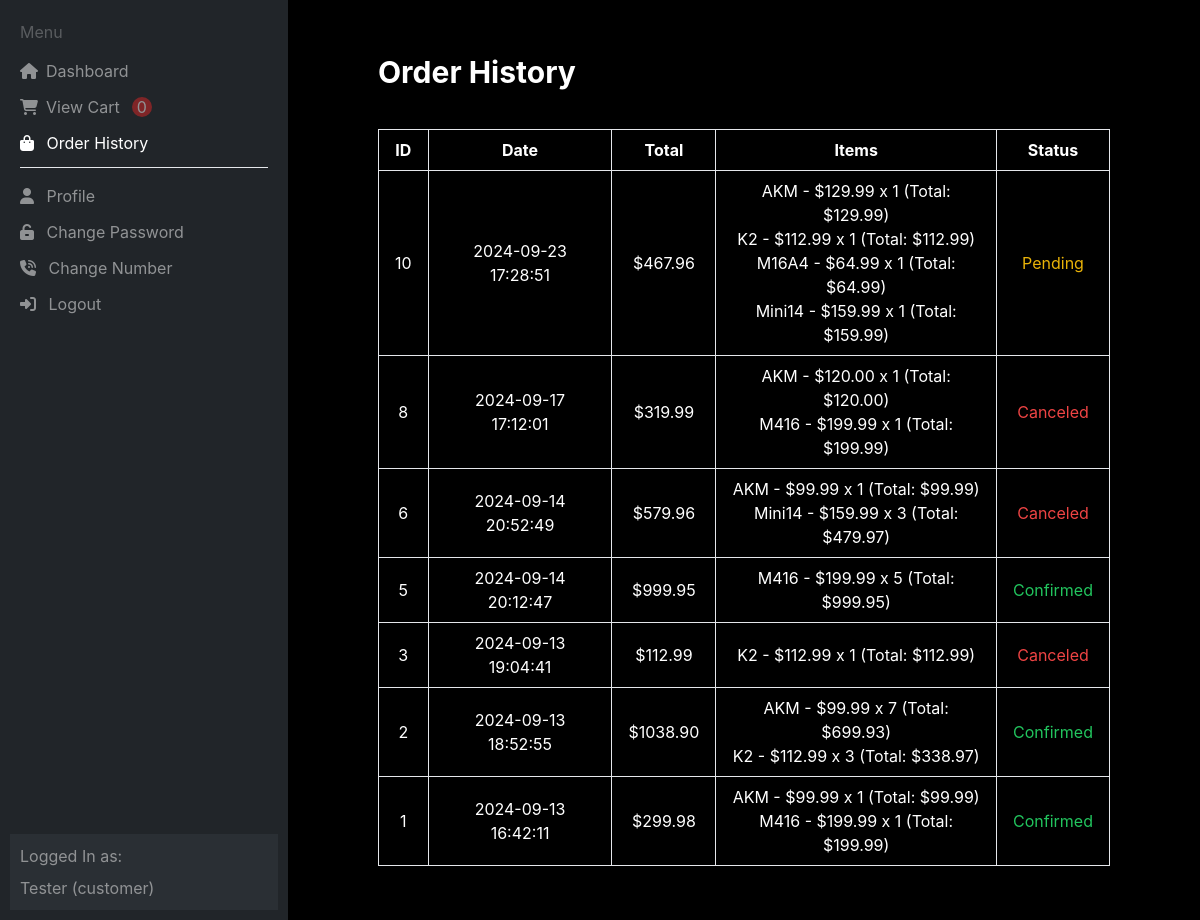
/order_history.php (signed in), run on the app's committed database.
### tables this page shows
CREATE TABLE `users` (
  `id` int(11) NOT NULL,
  `username` varchar(50) NOT NULL,
  `email` varchar(100) NOT NULL,
  `password` varchar(255) NOT NULL,
  `contact` varchar(50) NOT NULL,
  `gender` enum('male','female') NOT NULL,
  `birth_date` date NOT NULL,
  `role` varchar(50) NOT NULL DEFAULT 'customer',
  `created_at` timestamp NOT NULL DEFAULT current_timestamp()
);

CREATE TABLE `orders` (
  `id` int(11) NOT NULL,
  `email` varchar(255) NOT NULL,
  `order_date` timestamp NOT NULL DEFAULT current_timestamp(),
  `total` decimal(10,2) NOT NULL,
  `items` text NOT NULL,
  `status` varchar(50) NOT NULL DEFAULT 'pending'
);

### order_history.php (the view, shortened to what this page needs)
<?php
include 'connect.php';
$email = $_SESSION['email'];
$sql = $conn->prepare("SELECT username, role FROM users WHERE email = ?");
$sql->bind_param("s", $email);
$sql->execute();
$result = $sql->get_result();
$user = $result->fetch_assoc();
$username = htmlspecialchars($user['username']);
$role = htmlspecialchars($user['role']);
$sql = $conn->prepare("SELECT * FROM orders WHERE email = ? ORDER BY order_date DESC");
$sql->bind_param("s", $email);
$sql->execute();
$result = $sql->get_result();
?>
<!DOCTYPE html>
<html lang="en">
<head>
    <?php
    include './templates/head.php';
    ?>
</head>
<body class="bg-black min-h-screen text-white">
    <?php
    include './templates/header.php';
    ?>
    <main class="content ml-72 min-h-screen">
        <section class="section px-20 py-11">
            <div class="column">
                <h1 class="text-white text-3xl font-bold mb-6">Order History</h1>
                <?php if ($result->num_rows > 0): ?>
                    <table class="table-auto w-full bg-transparent text-white text-center border border-gray-700">
                        <thead>
                            <tr>
                                <th class="border px-4 py-2">ID</th>
                                <th class="border px-4 py-2">Date</th>
                                <th class="border px-4 py-2">Total</th>
                                <th class="border px-4 py-2">Items</th>
                                <th class="border px-4 py-2">Status</th>
                            </tr>
                        </thead>
                        <tbody>
                            <?php while ($row = $result->fetch_assoc()): ?>
                                <tr>
                                    <td class="border px-4 py-2"><?php echo htmlspecialchars($row['id']); ?></td>
                                    <td class="border px-4 py-2"><?php echo htmlspecialchars($row['order_date']); ?></td>
                                    <td class="border px-4 py-2">$<?php echo htmlspecialchars($row['total']); ?></td>
                                    <td class="border px-4 py-2">
                                        <?php
                                        $items = json_decode($row['items'], true);
                                        $itemList = [];
                                        foreach ($items as $item) {
                                            $itemList[] = htmlspecialchars($item['name']) . " - $" . number_format($item['price'], 2) . " x " . htmlspecialchars($item['quantity']) . " (Total: $" . number_format($item['price'] * $item['quantity'], 2) . ")";
                                        }
                                        echo implode("<br>", $itemList);
                                        ?>
                                    </td>
                                    <td class="border px-4 py-2">
                                        <?php
                                        if ($row['status'] === 'confirmed') {
                                            echo '<span class="text-green-500">Confirmed</span>';
                                        } elseif ($row['status'] === 'canceled') {
                                            echo '<span class="text-red-500">Canceled</span>';
                                        } else {
                                            echo '<span class="text-yellow-500">Pending</span>';
                                        }
                                        ?>
                                    </td>
                                </tr>
                            <?php endwhile; ?>
                        </tbody>
                    </table>
                <?php else: ?>
                    <p class="text-white">No orders found.</p>
                <?php endif; ?>
            </div>
        </section>
    </main>
</body>
</html>

### templates/header.php (shortened to what this page needs)
<?php
$current_page = basename($_SERVER['PHP_SELF']);
?>
<header class="column sidebar bg-bg-color w-72 h-screen justify-between fixed">
    <div class="column">
        <p class="text-white opacity-25">Menu</p>
        <nav>
            <ul class="nav-menu space-y-3">
                <li>
                    <a href="./dashboard.php" class="flex items-center <?php echo ($current_page == 'dashboard.php') ? 'active' : ''; ?>">
                        <i class="fa-solid fa-house p-0"></i> Dashboard
                    </a>
                </li>
                <?php if ($role !== 'admin'): ?>
                    <li>
                        <a href="#" id="view-cart-btn" class="flex items-center">
                            <i class="fa-solid fa-cart-shopping"></i> View Cart
                            <div id="cart-count" class="count rounded-full ml-3 bg-red-600 flex items-center justify-center h-5 w-5">0</div>
                        </a>
                    </li>
                    <li>
                        <a href="./order_history.php" class="<?php echo ($current_page == 'order_history.php') ? 'active' : ''; ?>">
                            <i class="fa-solid fa-bag-shopping"></i> Order History
                        </a>
                    </li>
                <?php endif; ?>
                <li class="border-t pt-4 mt-[50px]">
                    <a href="./profile.php" class="<?php echo ($current_page == 'profile.php') ? 'active' : ''; ?>">
                        <i class="fa-solid fa-user"></i> Profile
                    </a>
                </li>
                <li>
                    <a href="./change_pass.php" class="<?php echo ($current_page == 'change_pass.php') ? 'active' : ''; ?>">
                        <i class="fa-solid fa-unlock-keyhole"></i> Change Password
                    </a>
                </li>
                <li>
                    <a href="./change_number.php" class="<?php echo ($current_page == 'change_number.php') ? 'active' : ''; ?>">
                        <i class="fa-solid fa-phone-volume"></i> Change Number
                    </a>
                </li>
                <li>
                    <a href="./logout.php">
                        <i class="fa-solid fa-right-to-bracket"></i> Logout
                    </a>
                </li>
            </ul>
        </nav>
    </div>
    <div class="column current-user bg-[#343a40] gap-2">
        <p>Logged In as:</p>
        <p><?php echo $username . " (" . $role . ")"; ?></p>
    </div>
</header>

### css/global-style.css (style rules this page uses)
:root { --content-width: 100%; --gap: 15px; --column-padding: 10px; --primary-color: #e6533c; --bg-color: #222222; --heading-color: white; --text-color: white; --primary-font: 'Inter', sans-serif; }
* { transition: all 0.2s; font-family: var(--primary-font); box-sizing: border-box; scroll-behavior: smooth; }
body { margin: 0; }
.section { display: flex; flex-direction: column; align-items: center; gap: var(--gap); width: 100%; }
.column { display: flex; flex-direction: column; width: 100%; max-width: var(--content-width); gap: var(--gap); padding: var(--column-padding); }
a { color: var(--text-color); text-decoration: none; }
ul { margin: 0; }

### css/style.css (style rules this page uses)
body { background-color: #212529; }
.sidebar .nav-menu a, .sidebar .current-user { color: white; opacity: 0.5; }
.sidebar .nav-menu a.active { opacity: 1; }
.sidebar .nav-menu i { padding-right: 8px; }

### data on the page
users: username "Tester", role "customer"
orders: id "10", order_date "2024-09-23 17:28:51", total "467.96", itemList "AKM - $129.99 x 1 (Total: $129.99) K2 - $112.99 x 1 (Total: $112.99) M16A4 - $64.99 x 1 (Total: $64.99) Mini14 - $159.99 x 1 (Total: $159.99)", status "Pending"
orders: id "8", order_date "2024-09-17 17:12:01", total "319.99", itemList "AKM - $120.00 x 1 (Total: $120.00) M416 - $199.99 x 1 (Total: $199.99)", status "Canceled"
orders: id "6", order_date "2024-09-14 20:52:49", total "579.96", itemList "AKM - $99.99 x 1 (Total: $99.99) Mini14 - $159.99 x 3 (Total: $479.97)", status "Canceled"
orders: id "5", order_date "2024-09-14 20:12:47", total "999.95", itemList "M416 - $199.99 x 5 (Total: $999.95)", status "Confirmed"
orders: id "3", order_date "2024-09-13 19:04:41", total "112.99", itemList "K2 - $112.99 x 1 (Total: $112.99)", status "Canceled"
orders: id "2", order_date "2024-09-13 18:52:55", total "1038.90", itemList "AKM - $99.99 x 7 (Total: $699.93) K2 - $112.99 x 3 (Total: $338.97)", status "Confirmed"
orders: id "1", order_date "2024-09-13 16:42:11", total "299.98", itemList "AKM - $99.99 x 1 (Total: $99.99) M416 - $199.99 x 1 (Total: $199.99)", status "Confirmed"
